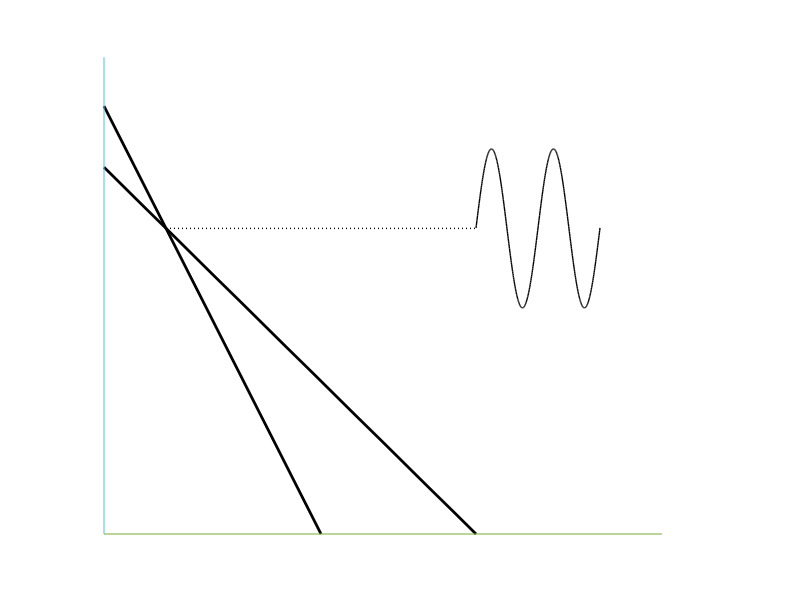
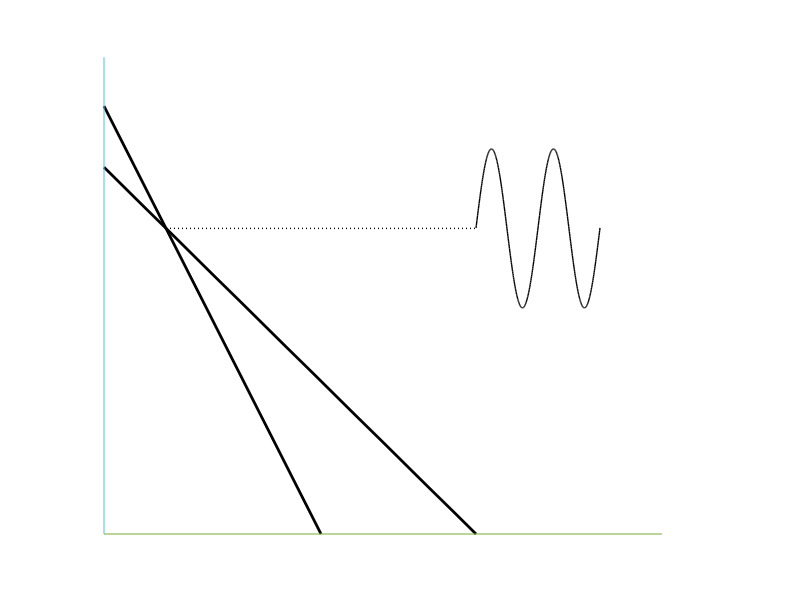

Write the MATLAB code that produced these figures, in order.
#loadlineACand DC A
clf;
hold on
Rc=1;
Re=1;
VCC=12;
IDC=VCC/(Rc+Re);

%DC and AC loadlines
plot([VCC,0],[0,IDC],'color','black','linewidth',2)
plot([0,7],[7,0],'color','black','linewidth',2)


plot([2,12],[5,5],'color','black','linewidth',1,'linestyle',':')
%plot([0,14],[7,7],'color','black','linewidth',0.5,'linestyle',':')
%
x=12:0.01:16;
plot(x,5+1.3.*sin(3.142*x),'color','black','linewidth',1)

%axis
plot([0,1.5*VCC],[0,0])
plot([0,0],[0,1.3*IDC])

grid off
axis off

print -demf loadlineACandDC_A.emf
print -deps loadlineACandDC_A.eps
